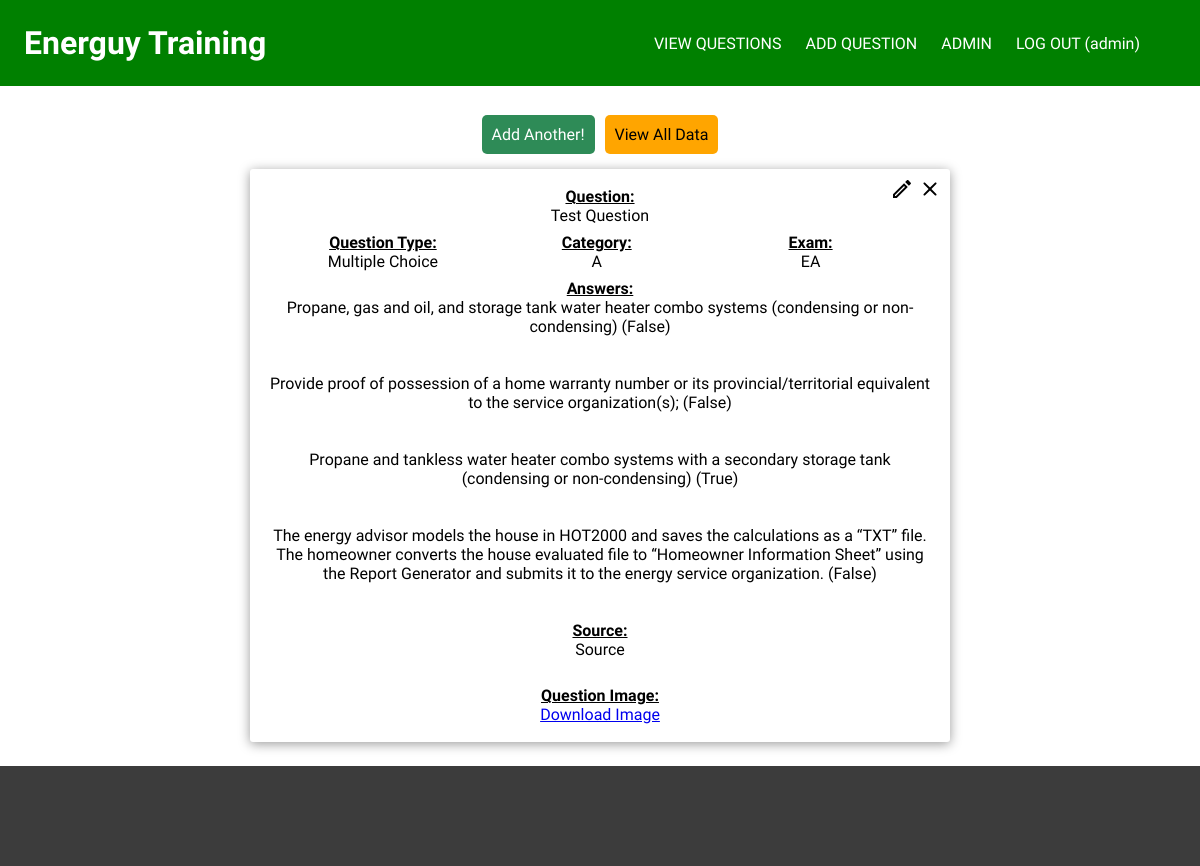
Page /add/2 (signed in) on the committed database.
### package/models.py (models this page shows, shortened)
class User(db.Model, UserMixin):
  __tablename__ = 'Users'
  id = db.Column(db.Integer, primary_key=True)
  username = db.Column(db.String(1000), unique=True, nullable=False)
  password = db.Column(db.String(1000), nullable=False)

class Question(db.Model):
  __tablename__ = 'Questions'
  id = db.Column(db.Integer, primary_key=True)
  exam = db.Column(db.String(1000), nullable=False)
  category = db.Column(db.String(1000), nullable=False)
  question = db.Column(db.String(1000), nullable=False)
  question_type = db.Column(db.String(1000), nullable=False)
  question_image = db.Column(db.String(1000), nullable=True)
  answer_1 = db.Column(db.String(2000), nullable=False)
  answer_2 = db.Column(db.String(2000), nullable=False)
  answer_3 = db.Column(db.String(2000), nullable=False)
  answer_4 = db.Column(db.String(2000), nullable=False)
  answers = db.Column(db.String(12000), nullable=False)
  source = db.Column(db.String(1000), nullable=False)

### package/routes.py (the view)
@app.route('/add/<int:id>', methods=['GET', 'POST'])
@login_required
def add(id):
  question = Question.query.filter_by(id=id).first()
  questions = Question.query.all()
  if question in questions:
    return render_template('add-another.html', title = 'Add Question', question=question)
  else:
    return render_template('add-another.html', title = 'Add Question')

### package/__init__.py (called while the page is built)
@login_manager.user_loader
def load_user(user_id):
  return User.query.get(int(user_id))

### package/templates/add-another.html
{% extends 'base.html' %}
{% block content %}
  <div class="button-container">
    <a class="button seagreen" href="{{ url_for('add_question') }}">Add Another!</a>
    <a class="button" href="{{ url_for('questions') }}">View All Data</a>
  </div>
  {% if question %}
    <div class="card">
      <div class="questions">
        <div>
          <h4>Question:</h4>
          <p>{{ question.question }}</p>
        </div>
        <div class="types">
          <div>
            <h4>Question Type:</h4>
            <p>{{ question.question_type }}</p>
          </div>
          <div>
            <h4>Category:</h4>
            <p>{{ question.category }}</p>
          </div>
          <div>
            <h4>Exam:</h4>
            <p>{{ question.exam}}</p>
          </div>
        </div>
      </div>
      <div class="answers">
        <h4>Answers:</h4>
        <p>{{ question.answer_1 }}</p><br><p>{{ question.correct_1 }}</p><br>
        <p>{{ question.answer_2 }}</p><br><p>{{ question.correct_2 }}</p><br>
        <p>{{ question.answer_3 }}</p><br><p>{{ question.correct_3 }}</p><br>
        <p>{{ question.answer_4 }}</p><br><p>{{ question.correct_4 }}</p><br>
        <h4>Source:</h4>
        <p>{{ question.source }}</p>
        <br>
      </div>
    {% if question.question_image and question.question_image != 'No Image'%}
      <div>
        <h4>Question Image:</h4>
        <a target="_blank" class="image-link" href="{{ question.question_image }}">Download Image</a>
      </div>
    {% endif %}
    <div class="icon close">
      <a href="/edit/{{ question.id }}/origin-add">
        <img src="{{ url_for('static', filename='icons/edit.svg') }}">
      </a>
      <a href="/delete-question/{{ question.id }}/origin-add">
        <img src="{{ url_for('static', filename='icons/close.svg') }}">
      </a>
    </div>
  </div>
  {% endif %}
{% endblock content %}

### package/templates/base.html (shortened to what this page needs)
<!DOCTYPE html>
<html>
  <head>
    <link rel='stylesheet' type='text/css' href="{{ url_for('static', filename='style.css') }}">
  </head>
  <body>
    <div class="page-container">
      <header>
        <div class="logo">
          <a href="{{ url_for('home') }}">
            <h1>Energuy Training</h1>
          </a>
        </div>
        <div class="nav">
          <ul>
            <a href="{{ url_for('questions') }}">
              VIEW QUESTIONS
            </a>
            <a href="{{ url_for('add_question') }}">
              ADD QUESTION
            </a>
            {% if current_user.username == 'admin' and current_user.is_authenticated %}
              <a href="{{ url_for('admin') }}">
                ADMIN
              </a>
            {% endif %}
            {% if current_user.is_authenticated %}
              <a href="{{ url_for('logout') }}">
                LOG OUT ({{ current_user.username }})
              </a>
            {% else %}
              <a href="{{ url_for('login') }}">
                LOG IN
              </a>
            {% endif %}
          </ul>
        </div class="nav">
      </header>
      <main>
        <div class="container">
          {% block content %}
          {% endblock %}
        </div>
      </main>
      <footer>
      </footer>
    </div>
  </body>
</html>

### package/static/style.css (style rules this page uses)
* { padding: 0; margin: 0; box-sizing: border-box; font-family: 'Raleway', sans-serif; text-align: center; }
header { background-color: green; display: flexbox; justify-content: center; }
header h1 { text-align: center; padding: 2vw 0; color: white; }
header div { padding: 0 2vw; }
header .nav { width: 100vw; display: flex; justify-content: center; align-items: center; }
header ul { text-align: center; }
header ul a { display: block; padding: 1vh; width: 100vw; }
header a { color: white; text-decoration: none; }
.container { margin: 2vh 5vw; }
.card { position: relative; padding: 10px; background-color: white; border-radius: 3px; box-shadow: 0 2px 12px 0 rgba(0,0,0,0.4); margin: 10px; overflow-wrap: break-word; }
.card div { margin: 1vh; }
.questions { margin-top: 5vh; }
.types { display: flex; justify-content: left; }
.types div { width: 33%; margin: 0; }
.icon { position: absolute; top: 0; }
.icon a { text-decoration: none; }
.icon a img { width: 24px; height: 24px; }
.close { right: 0; }
h4 { font-weight: bold; text-decoration: underline; }
.button-container { display: flex; justify-content: center; }
.button { padding: 10px; margin: 5px; border-radius: 5px; background-color: orange; text-decoration: none; color: black; }
.seagreen { background-color: seagreen; color: white; }
main { padding-bottom: 100px; }
footer { height: 100px; background-color: rgb(60,60,60); width: 100%; position: absolute; bottom: 0; }
.page-container { position: relative; min-height: 100vh; }
@media only screen and (min-width: 720px) { header { position: relative; display: flex; justify-content: initial; align-items: center; } }
@media only screen and (min-width: 720px) { header h1 { text-align: left; } }
@media only screen and (min-width: 720px) { header .nav { position: absolute; height: 100%; right: 2vw; } }
@media only screen and (min-width: 720px) { header ul { display: flex; position: relative; align-items: center; height: 100%; } }
@media only screen and (min-width: 720px) { header ul a { display: inline-flex; padding: 0 1vw; height: 100%; width: auto; align-items: center; } }
@media only screen and (min-width: 720px) { header .nav { width: auto; } }
@media only screen and (min-width: 720px) { .container { margin: 2vw 20vw; } }

### rows in the picture
User: username "admin"
Question: question "Test Question", question_type "Multiple Choice", category "A", exam "EA", answer_1 "Propane, gas and oil, and storage tank water heater combo systems (condensing or non-condensing) (False)", answer_2 "Provide proof of possession of a home warranty number or its provincial/territorial equivalent to the service organization(s); (False)", answer_3 "Propane and tankless water heater combo systems with a secondary storage tank (condensing or non-condensing) (True)", answer_4 "The energy advisor models the house in HOT2000 and saves the calculations as a “TXT” file. The homeowner converts the house evaluated file to “Homeowner Information Sheet” using the Report Generator and submits it to the energy service organization. (False)", source "Source"
